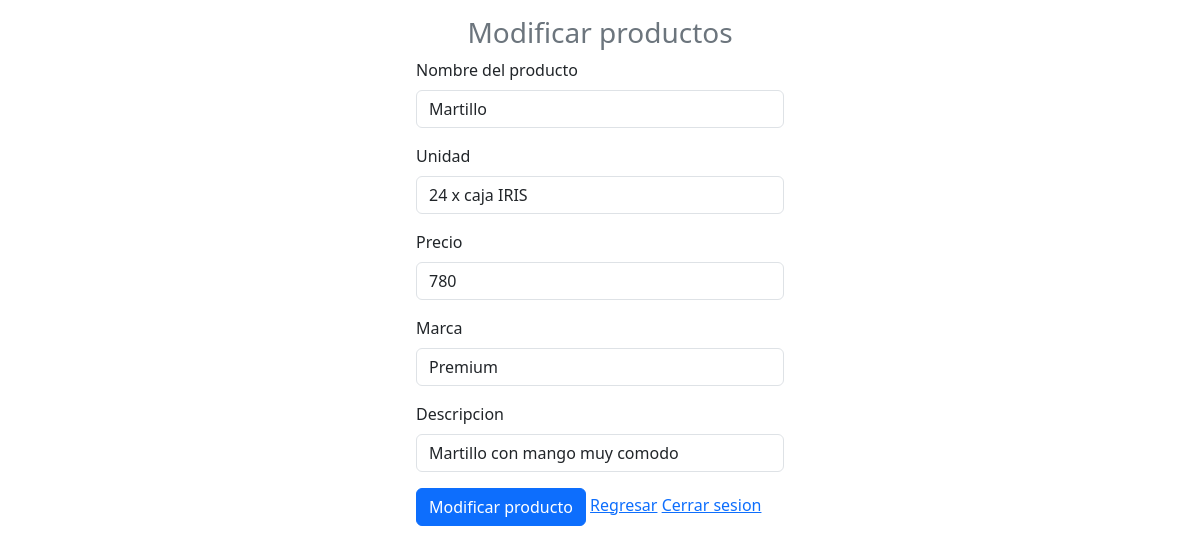
The page /vista/modificar_producto.php?id=30 (signed in) on the database its author committed.
### tables this page shows
CREATE TABLE `productos` (
  `codpro` int(11) NOT NULL,
  `nompro` text NOT NULL,
  `unipro` text NOT NULL,
  `prepro` int(11) NOT NULL,
  `marcpro` text NOT NULL,
  `despro` text NOT NULL,
  `CodCat` int(11) NOT NULL
);

### vista/modificar_producto.php (the view, shortened to what this page needs)
<?php
include("../modelo/conexion.php");
$id=$_GET["id"];
$sql=$con->query("SELECT * FROM productos WHERE codpro=$id ");
 ?>
 <!DOCTYPE html>
 <html>
 <head>
 	<link href="https://cdn.jsdelivr.net/npm/bootstrap@5.3.0/dist/css/bootstrap.min.css" rel="stylesheet">
 </head>
 <body>
 	<form class="col-4 p-3 m-auto" method="POST">
		<h3 class="text-center text-secondary ">Modificar productos</h3>
        <?php
        include("../controlador/modi_producto.php");
        while ($datos=$sql->fetch_object()) {?>
            <div class="mb-3">
                  <label for="exampleInputEmail1" class="form-label">Nombre del producto</label>
                  <input type="text" class="form-control" name="nombrep" value="<?= $datos->nompro ?>">
            </div>
            <div class="mb-3">
                  <label for="exampleInputEmail1" class="form-label">Unidad</label>
                  <input type="text" class="form-control" name="unip" value="<?= $datos->unipro ?>">
            </div>
            <div class="mb-3">
                  <label for="exampleInputEmail1" class="form-label">Precio</label>
                  <input type="number" class="form-control" name="prep" value="<?= $datos->prepro ?>">
            </div>
            <div class="mb-3">
                  <label for="exampleInputEmail1" class="form-label">Marca</label>
                  <input type="text" class="form-control" name="marcp" value="<?= $datos->marcpro ?>">
            </div>
            <div class="mb-3">
                  <label for="exampleInputEmail1" class="form-label">Descripcion</label>
                  <input type="text" class="form-control" name="descp" value="<?= $datos->despro ?>">
            </div>
        <?php  }
         ?>
            <button type="submit" class="btn btn-primary" name="btnregistrar" value="ok">Modificar producto</button>
            <a href="actualizar.php">Regresar</a>
            <a href="../controlador/controlador_cerrar_sesion.php">Cerrar sesion</a>
 </body>
 </html>

### rows shown on the page
productos: nombrep "Martillo", unip "24 x caja IRIS", prep "780", marcp "Premium", descp "Martillo con mango muy comodo"
